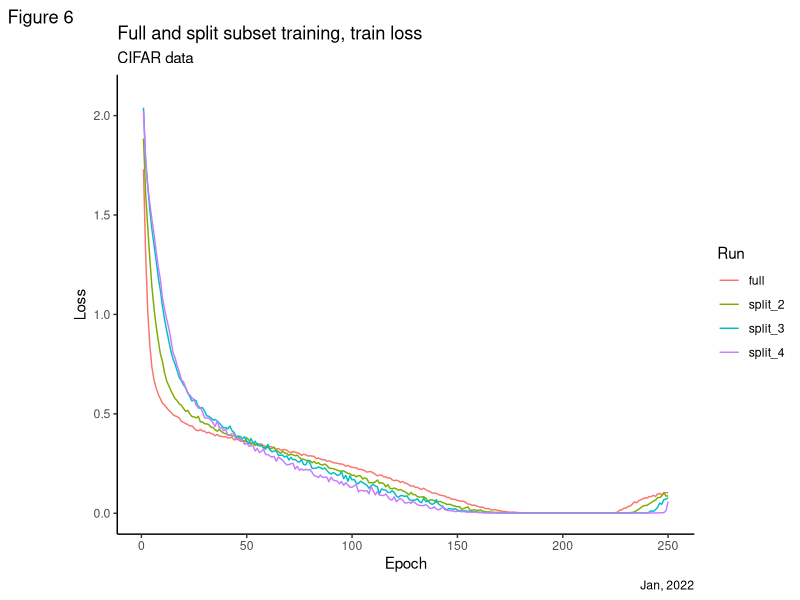
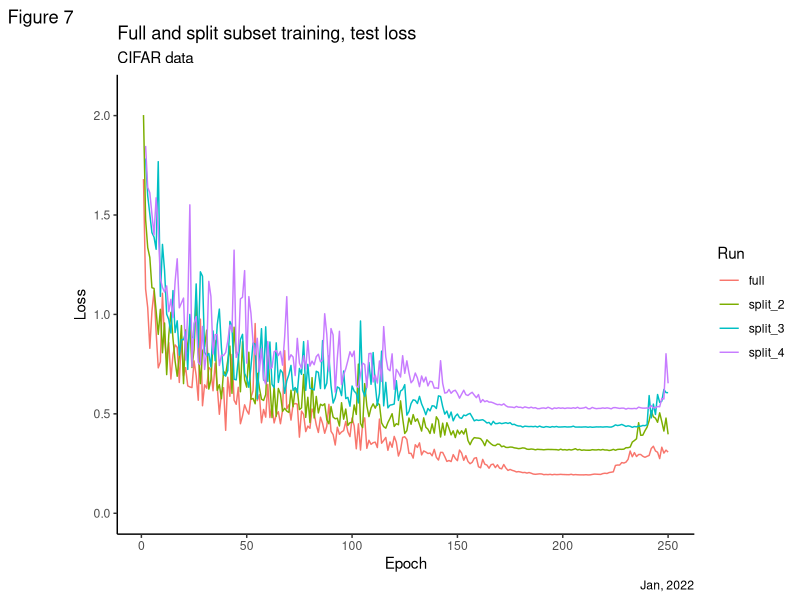
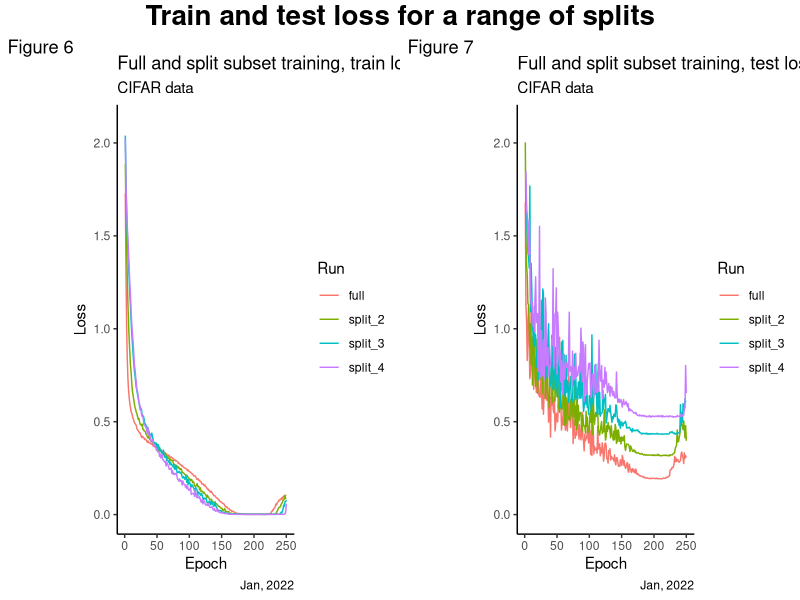
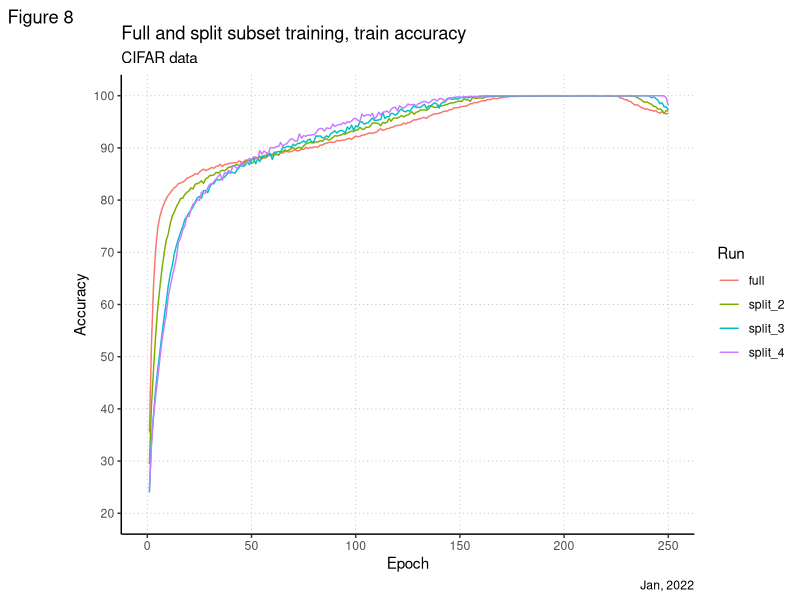
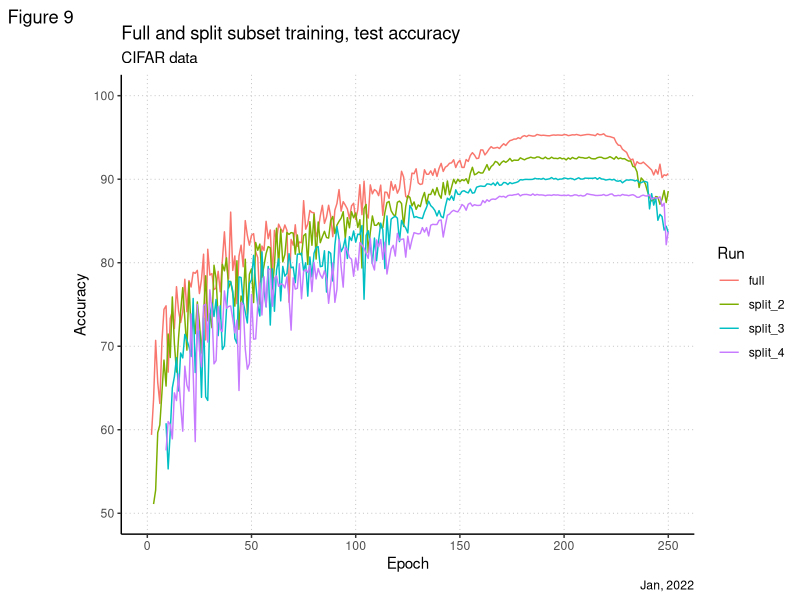
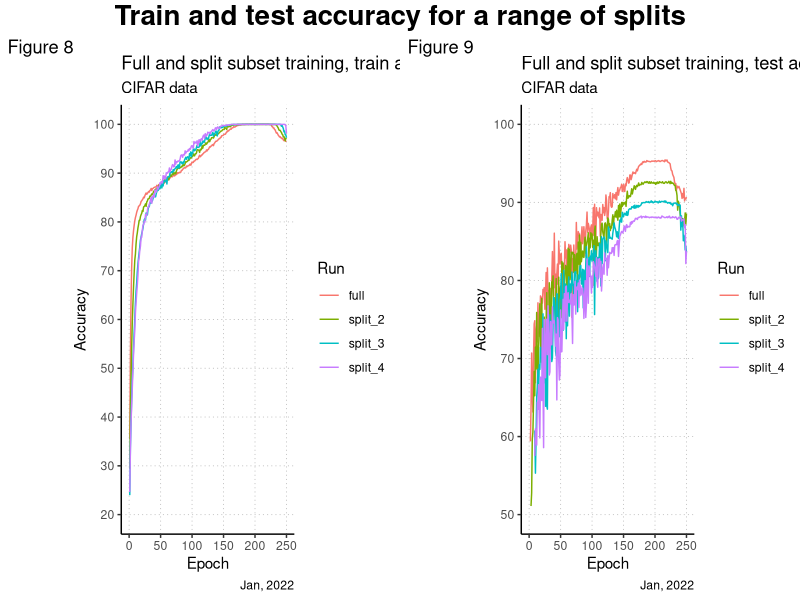

Source code (R) for these figures, in order:
require(ggplot2)
require(reshape)
require(dplyr)
require(scales)
require(graphics)
require(grid)
require(gridExtra)
jet.colors <- colorRampPalette(c("#00007F", "blue", "#007FFF", "cyan",
                                 "#7FFF7F", "yellow", "#FF7F00", "red", "#7F0000"))

jet.colors <- colorRampPalette(c("#00007F", "blue", "#007FFF", "cyan", "#7FFF7F", "yellow", "#FF7F00", "red", "#7F0000"))

# server-based training
#
dat_1 = read.table("data/centralized_run.txt",sep=",",quote="\'",header=F)
names(dat_1) <- c("run", "loss", "accuracy", "correct", "total")
dat_1 <- mutate_at(dat_1, vars("run"), as.factor)
dat_1[dat_1$run=="test",]$loss <- dat_1[dat_1$run=="test",]$loss/(dat_1[dat_1$run=="test",]$total/100)
dat_1[dat_1$run=="train",]$loss <- dat_1[dat_1$run=="train",]$loss/(dat_1[dat_1$run=="train",]$total/128)
dat_1 <- cbind(epoch=rep(1:(length(dat_1$loss)/2), each=2), dat_1)
str(dat_1)

fl_cmp_1_train <- select(dat_1[dat_1$run=="train",], epoch, full=loss)
fl_cmp_1_test <- select(dat_1[dat_1$run=="test",], epoch, full=loss)


# split 2
#
dat_2 = read.table("data/subset_2.txt",sep=",",quote="\'",header=F)
names(dat_2) <- c("run", "loss", "accuracy", "correct", "total")
dat_2 <- mutate_at(dat_2, vars("run"), as.factor)
dat_2[dat_2$run=="test",]$loss <- dat_2[dat_2$run=="test",]$loss/(dat_2[dat_2$run=="test",]$total/100)
dat_2[dat_2$run=="train",]$loss <- dat_2[dat_2$run=="train",]$loss/(dat_2[dat_2$run=="train",]$total/128)
dat_2 <- cbind(epoch=rep(1:(length(dat_2$loss)/2), each=2), dat_2)

fl_cmp_2_train <- select(dat_2[dat_2$run=="train",], epoch, split_2=loss)
fl_cmp_2_test <- select(dat_2[dat_2$run=="test",], epoch, split_2=loss)

# split 3
#
dat_3 = read.table("data/subset_3.txt",sep=",",quote="\'",header=F)
names(dat_3) <- c("run", "loss", "accuracy", "correct", "total")
dat_3 <- mutate_at(dat_3, vars("run"), as.factor)
dat_3[dat_3$run=="test",]$loss <- dat_3[dat_3$run=="test",]$loss/(dat_3[dat_3$run=="test",]$total/100)
dat_3[dat_3$run=="train",]$loss <- dat_3[dat_3$run=="train",]$loss/(dat_3[dat_3$run=="train",]$total/128)
dat_3 <- cbind(epoch=rep(1:(length(dat_3$loss)/2), each=2), dat_3)

fl_cmp_3_train <- select(dat_3[dat_3$run=="train",], epoch, split_3=loss)
fl_cmp_3_test <- select(dat_3[dat_3$run=="test",], epoch, split_3=loss)

# split 4
#
dat_4 = read.table("data/subset_4.txt",sep=",",quote="\'",header=F)
names(dat_4) <- c("run", "loss", "accuracy", "correct", "total")
dat_4 <- mutate_at(dat_4, vars("run"), as.factor)
dat_4[dat_4$run=="test",]$loss <- dat_4[dat_4$run=="test",]$loss/(dat_4[dat_4$run=="test",]$total/100)
dat_4[dat_4$run=="train",]$loss <- dat_4[dat_4$run=="train",]$loss/(dat_4[dat_4$run=="train",]$total/128)
dat_4 <- cbind(epoch=rep(1:(length(dat_4$loss)/2), each=2), dat_4)

fl_cmp_4_train <- select(dat_4[dat_4$run=="train",], epoch, split_4=loss)
fl_cmp_4_test <- select(dat_4[dat_4$run=="test",], epoch, split_4=loss)


# merge and plot
#
fl_cmp_train <- merge.data.frame(merge.data.frame(fl_cmp_1_train, fl_cmp_2_train, all=TRUE), 
                                merge.data.frame(fl_cmp_3_train, fl_cmp_4_train, all=TRUE), all=TRUE)
fl_cmp_test <- merge.data.frame(merge.data.frame(fl_cmp_1_test, fl_cmp_2_test, all=TRUE), 
                                merge.data.frame(fl_cmp_3_test, fl_cmp_4_test, all=TRUE), all=TRUE)


str(fl_cmp_train)
flcmp_m <- melt(fl_cmp_train, id=c("epoch"))

pcmp1 <- ggplot(flcmp_m, aes(x=epoch, y=value, color=variable))+
  labs(title = "Full and split subset training, train loss",
       subtitle = "CIFAR data",
       caption = "Jan, 2022",
       tag = "Figure 6",
       x = "Epoch",
       y = "Loss",
       color = "Run"
  ) + scale_y_continuous(limits = c(0, 2.1)) +
  geom_line() + theme_classic()
pcmp1

str(fl_cmp_test)
flcmp_m <- melt(fl_cmp_test, id=c("epoch"))

pcmp2 <- ggplot(flcmp_m, aes(x=epoch, y=value, color=variable))+
  labs(title = "Full and split subset training, test loss",
       subtitle = "CIFAR data",
       caption = "Jan, 2022",
       tag = "Figure 7",
       x = "Epoch",
       y = "Loss",
       color = "Run"
  ) + scale_y_continuous(limits = c(0, 2.1)) +
  geom_line() + theme_classic()
pcmp2

grid.arrange(pcmp1, pcmp2, ncol=2, 
             top=textGrob("Train and test loss for a range of splits",
                          gp=gpar(fontsize=20,font=2)))


# server-based training
#
dat_1 = read.table("data/centralized_run.txt",sep=",",quote="\'",header=F)
names(dat_1) <- c("run", "loss", "accuracy", "correct", "total")
dat_1 <- mutate_at(dat_1, vars("run"), as.factor)
dat_1[dat_1$run=="test",]$loss <- dat_1[dat_1$run=="test",]$loss/(dat_1[dat_1$run=="test",]$total/100)
dat_1[dat_1$run=="train",]$loss <- dat_1[dat_1$run=="train",]$loss/(dat_1[dat_1$run=="train",]$total/128)
dat_1 <- cbind(epoch=rep(1:(length(dat_1$loss)/2), each=2), dat_1)
str(dat_1)

fl_cmp_1_train <- select(dat_1[dat_1$run=="train",], epoch, full=accuracy)
fl_cmp_1_test <- select(dat_1[dat_1$run=="test",], epoch, full=accuracy)


# split 2
#
dat_2 = read.table("data/subset_2.txt",sep=",",quote="\'",header=F)
names(dat_2) <- c("run", "loss", "accuracy", "correct", "total")
dat_2 <- mutate_at(dat_2, vars("run"), as.factor)
dat_2[dat_2$run=="test",]$loss <- dat_2[dat_2$run=="test",]$loss/(dat_2[dat_2$run=="test",]$total/100)
dat_2[dat_2$run=="train",]$loss <- dat_2[dat_2$run=="train",]$loss/(dat_2[dat_2$run=="train",]$total/128)
dat_2 <- cbind(epoch=rep(1:(length(dat_2$loss)/2), each=2), dat_2)

fl_cmp_2_train <- select(dat_2[dat_2$run=="train",], epoch, split_2=accuracy)
fl_cmp_2_test <- select(dat_2[dat_2$run=="test",], epoch, split_2=accuracy)

# split 3
#
dat_3 = read.table("data/subset_3.txt",sep=",",quote="\'",header=F)
names(dat_3) <- c("run", "loss", "accuracy", "correct", "total")
dat_3 <- mutate_at(dat_3, vars("run"), as.factor)
dat_3[dat_3$run=="test",]$loss <- dat_3[dat_3$run=="test",]$loss/(dat_3[dat_3$run=="test",]$total/100)
dat_3[dat_3$run=="train",]$loss <- dat_3[dat_3$run=="train",]$loss/(dat_3[dat_3$run=="train",]$total/128)
dat_3 <- cbind(epoch=rep(1:(length(dat_3$loss)/2), each=2), dat_3)

fl_cmp_3_train <- select(dat_3[dat_3$run=="train",], epoch, split_3=accuracy)
fl_cmp_3_test <- select(dat_3[dat_3$run=="test",], epoch, split_3=accuracy)

# split 4
#
dat_4 = read.table("data/subset_4.txt",sep=",",quote="\'",header=F)
names(dat_4) <- c("run", "loss", "accuracy", "correct", "total")
dat_4 <- mutate_at(dat_4, vars("run"), as.factor)
dat_4[dat_4$run=="test",]$loss <- dat_4[dat_4$run=="test",]$loss/(dat_4[dat_4$run=="test",]$total/100)
dat_4[dat_4$run=="train",]$loss <- dat_4[dat_4$run=="train",]$loss/(dat_4[dat_4$run=="train",]$total/128)
dat_4 <- cbind(epoch=rep(1:(length(dat_4$loss)/2), each=2), dat_4)

fl_cmp_4_train <- select(dat_4[dat_4$run=="train",], epoch, split_4=accuracy)
fl_cmp_4_test <- select(dat_4[dat_4$run=="test",], epoch, split_4=accuracy)


# merge and plot
#
fl_cmp_train <- merge.data.frame(merge.data.frame(fl_cmp_1_train, fl_cmp_2_train, all=TRUE), 
                                 merge.data.frame(fl_cmp_3_train, fl_cmp_4_train, all=TRUE), all=TRUE)
fl_cmp_test <- merge.data.frame(merge.data.frame(fl_cmp_1_test, fl_cmp_2_test, all=TRUE), 
                                merge.data.frame(fl_cmp_3_test, fl_cmp_4_test, all=TRUE), all=TRUE)


str(fl_cmp_train)
flcmp_m <- melt(fl_cmp_train, id=c("epoch"))

pcmp1 <- ggplot(flcmp_m, aes(x=epoch, y=value, color=variable))+
  labs(title = "Full and split subset training, train accuracy",
       subtitle = "CIFAR data",
       caption = "Jan, 2022",
       tag = "Figure 8",
       x = "Epoch",
       y = "Accuracy",
       color = "Run"
  ) + scale_y_continuous(limits = c(20, 100),
                         minor_breaks = seq(20 , 100, 5), 
                         breaks = seq(20, 100, 10)) +
  scale_x_continuous(limits = c(0, 250)) +
  geom_line() + theme_classic() +
  theme(panel.grid.major = element_line(colour="grey", size=0.3, linetype = "dotted"))
pcmp1

str(fl_cmp_test)
flcmp_m <- melt(fl_cmp_test, id=c("epoch"))

pcmp2 <- ggplot(flcmp_m, aes(x=epoch, y=value, color=variable))+
  labs(title = "Full and split subset training, test accuracy",
       subtitle = "CIFAR data",
       caption = "Jan, 2022",
       tag = "Figure 9",
       x = "Epoch",
       y = "Accuracy",
       color = "Run"
  ) + scale_y_continuous(limits = c(50, 100),
                         minor_breaks = seq(20 , 100, 5), 
                         breaks = seq(20, 100, 10)) +
  scale_x_continuous(limits = c(0, 250)) +
  geom_line() + theme_classic() +
  theme(panel.grid.major = element_line(colour="grey", size=0.3, linetype = "dotted"))
pcmp2

grid.arrange(pcmp1, pcmp2, ncol=2, 
             top=textGrob("Train and test accuracy for a range of splits",
                          gp=gpar(fontsize=20,font=2)))
